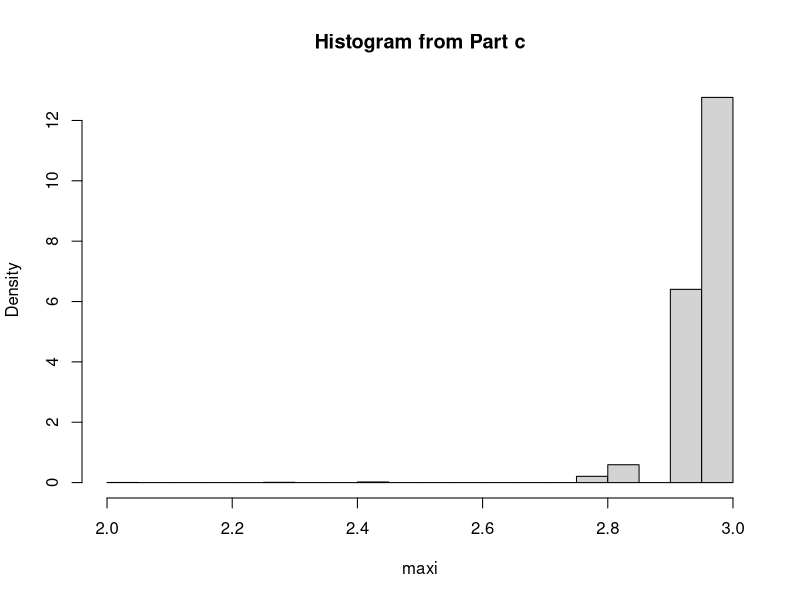
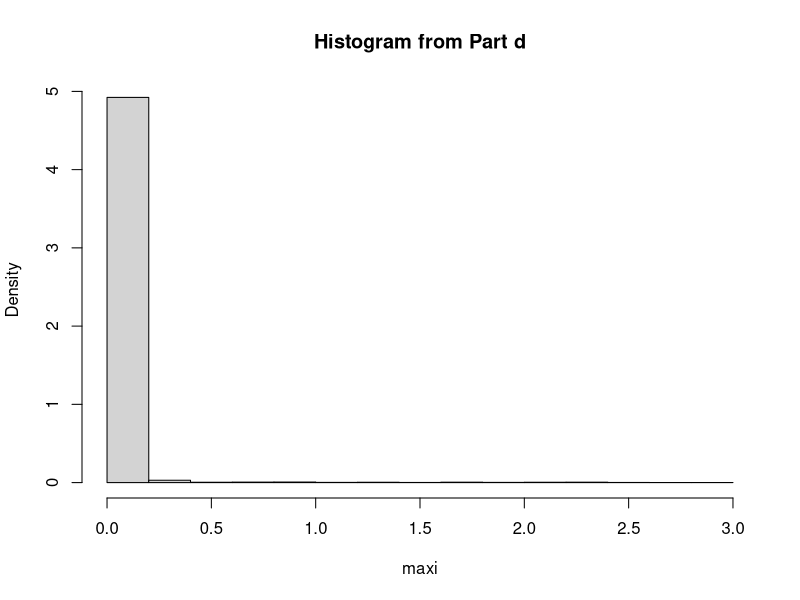
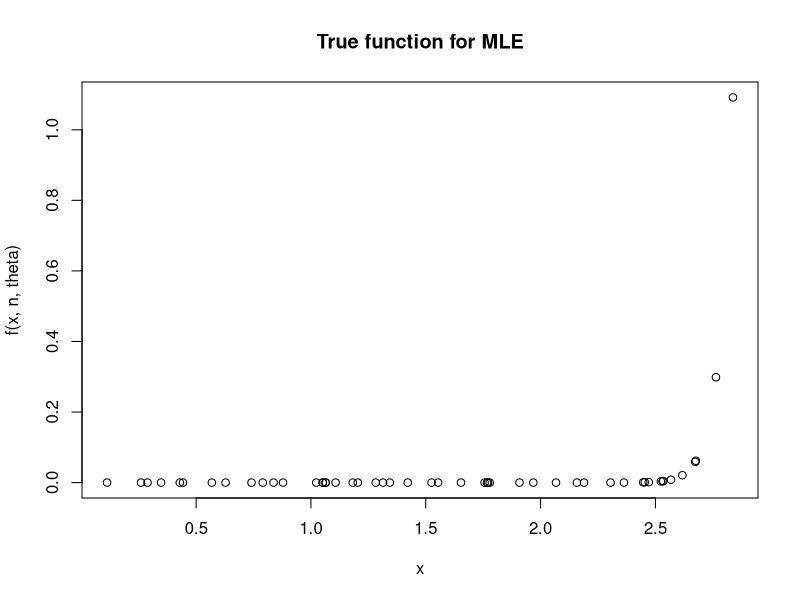

Reproduce these figures in R, in order.
#Samantha Maillie 243 Homework 6 Problem 2
f <-function(x, n, theta){
  return ( (n/(theta^n))* x^(n-1))
}

#a see write up 
#b
#.003327 this can be found from the distribution calculated in a

#c we see that this estimates the variance very close to the true value
#we calculated
B <- 5000
n <- 50
theta <- 3
maxi <- numeric(B)

x <- runif(n, 0, theta)

for(b in 1:B){
  i <-sample(1:n, size = n, replace = TRUE)
  maxi[b] <- max(x[i])
}

print(var.maxi <- var(maxi))
hist(maxi, prob = TRUE, main = 'Histogram from Part c')


#d This fails. The estimator is always biased and will always be lower 
#than the true parameter. If you lower B you can see that the theta
#value quickly tends to zero.

B <- 5000
n <- 50
maxi <- numeric(B)
theta <- 3 # operating as a starting guess for theta
x <- runif(n, 0, theta)
theta <- max(x)
for(b in 1:B){
  i <-sample(1:n, size = n, replace = TRUE)
  maxi[b] <- max(x[i])
  theta <-maxi[b]
  x <- runif(n, 0, theta)
}

print(se.maxi <- var(maxi))
hist(maxi, prob = TRUE, main = 'Histogram from Part d')


#e Part d failed but part c did very well and displays a distribution
#very similar to the true function 

n = 50
theta = 3
x <- runif(n, 0, theta)

plot(x, f(x, n, theta), main = 'True function for MLE')
